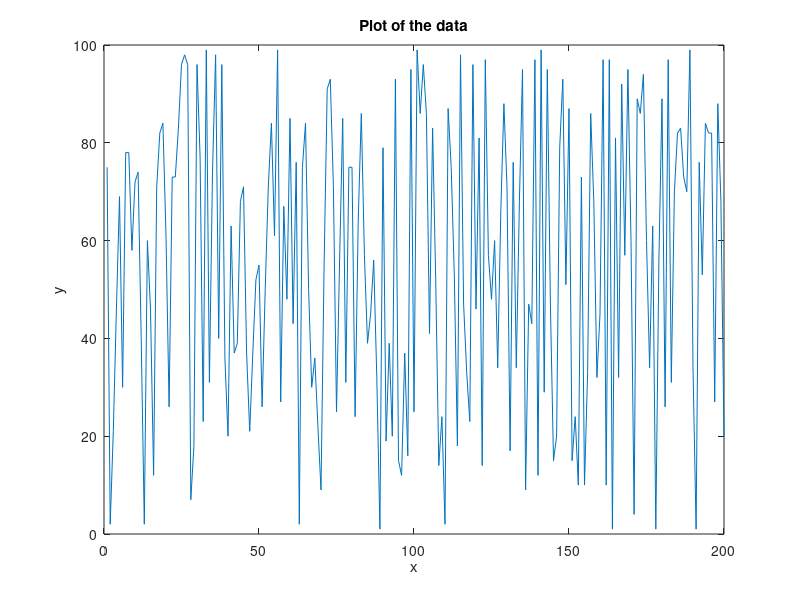
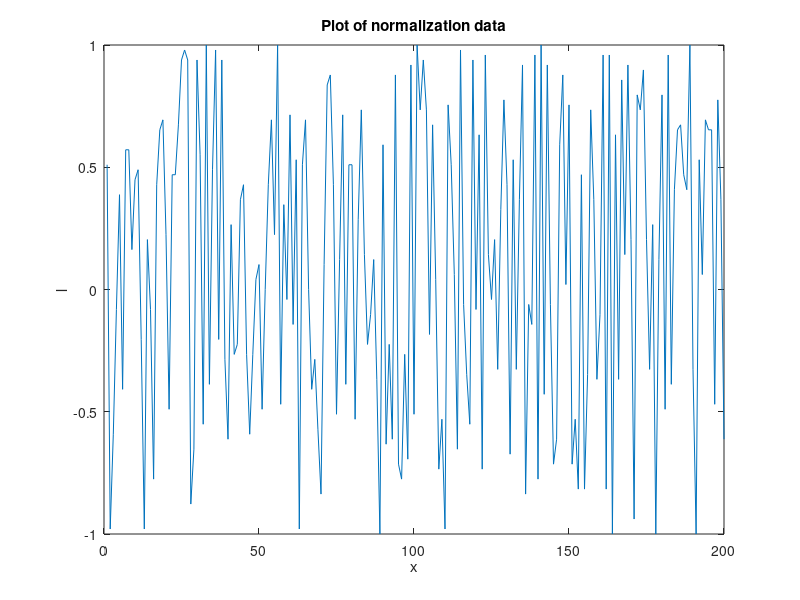

Write MATLAB code to recreate these figures, in order.
data = randi([1,100],1,200);

% Plot the data
figure;
plot(data);
xlabel('x');
ylabel('y');
title('Plot of the data');

% Normalize the data to range -1 to 1
min_val = min(data);
max_val = max(data);
normalize_data = -1 + 2 * (data - min_val) / (max_val - min_val);

% Plot the normalize data
figure;
plot(normalize_data);
xlabel('x');
ylabel('l');
title('Plot of normalization data');